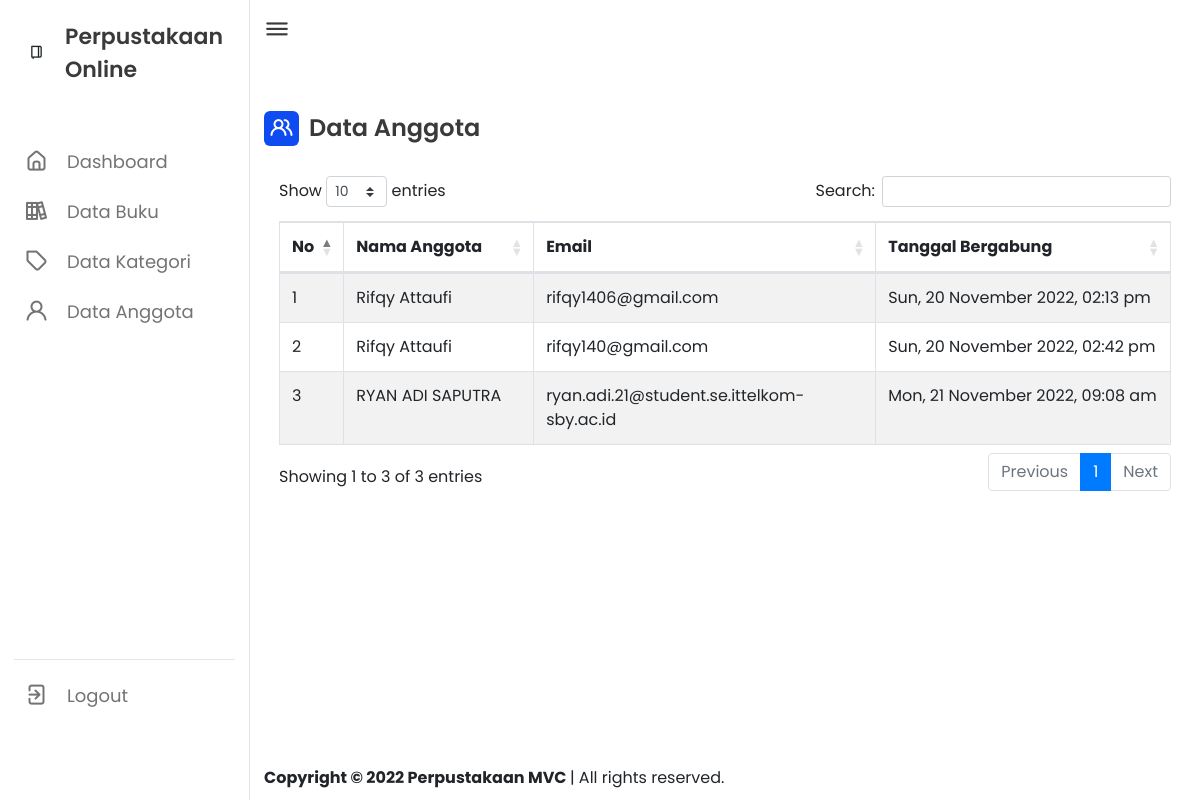
Before: /index.php/anggota with the older database file.
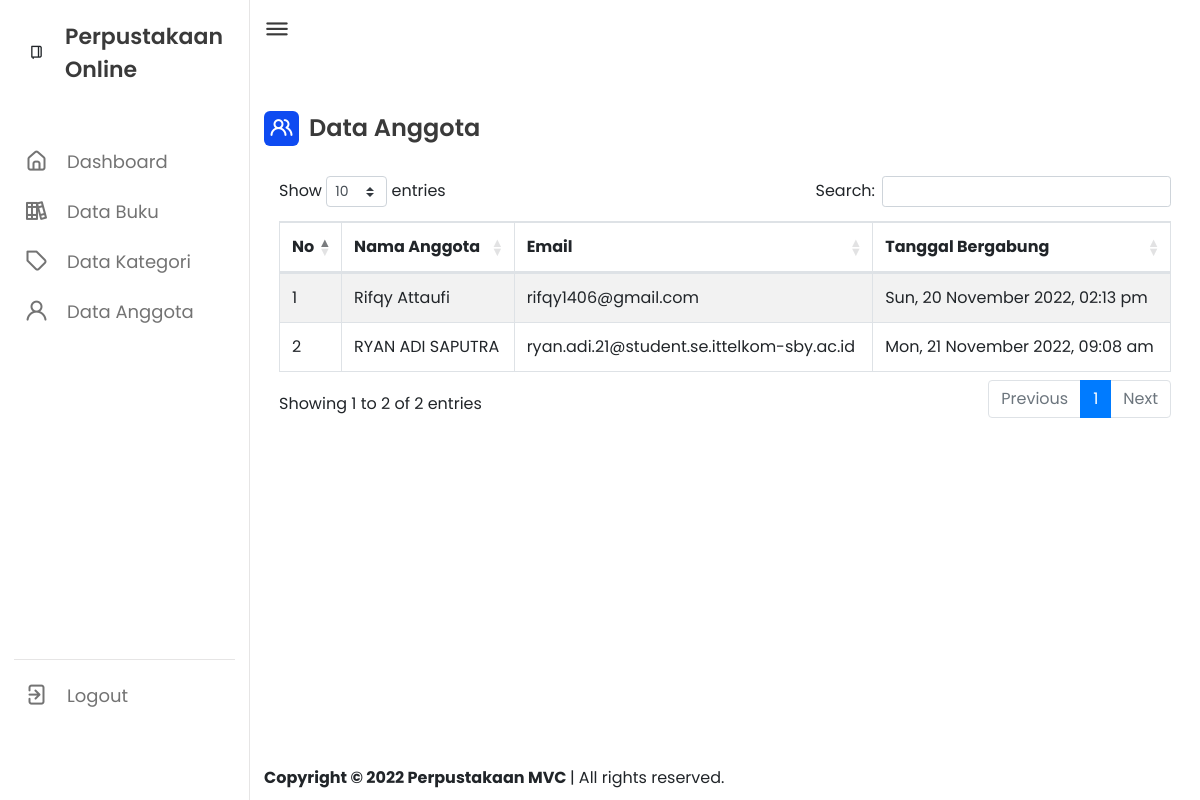
After: the same page with the newer database file.
### tables this page shows
CREATE TABLE `user` (
  `id` int(11) NOT NULL,
  `name` varchar(128) NOT NULL,
  `email` varchar(128) NOT NULL,
  `image` varchar(128) NOT NULL,
  `password` varchar(256) NOT NULL,
  `role` int(11) NOT NULL,
  `is_active` int(1) NOT NULL,
  `is_deleted` int(11) NOT NULL DEFAULT 0,
  `date_created` int(11) NOT NULL
);

### application/controllers/Anggota.php (called while the page is built, shortened)
<?php
class Anggota extends CI_Controller
{
	public function __construct()
	{
        $this->load->model('Anggota_model');
        $this->load->library('form_validation');
	}
    public function index()
    {
        $data['anggota'] = $this->Anggota_model->getAnggota();
        $this->load->view('panel/dash_header');
        $this->load->view('panel/dash_sidebar');
        $this->load->view('page/anggota/anggota', $data);
        $this->load->view('panel/dash_footer');
    }
}
?>

### index.php (called while the page is built, shortened)
<?php
require_once BASEPATH.'core/CodeIgniter.php';

### application/models/Anggota_model.php (called while the page is built, shortened)
<?php
class Anggota_model extends CI_Model
{
    public function getAnggota()
    {
        return $this->db->get_where('user', ['role' => 1, 'is_deleted' => 0])->result_array();
    }
}
?>

### application/views/page/anggota/anggota.php (the view, shortened to what this page needs)
<div class="dash-content">
    <div class="activity">
        <div class="wrap">
            <div class="title">
                <i class="uil uil-users-alt"></i>
                <span class="text">Data Anggota</span>
            </div>
        </div>
        <div class="col-lg-12 col-md-6">
            <table id="tb_anggota" class="table table-striped table-bordered" style="width:100%">
                <thead>
                    <tr>
                        <th>No</th>
                        <th>Nama Anggota</th>
                        <th>Email</th>
                        <th>Tanggal Bergabung</th>
                    </tr>
                </thead>
                <tbody>
                <?php $no = 1;
                    foreach ($anggota as $row) { ?>
                    <tr>
                        <td><?= $no++; ?></td>
                        <td><?= $row['name']; ?></td>
                        <td><?= $row['email']; ?></td>
                        <td><?php
                                $datestring = '%D, %d %F %Y, %h:%i %a';
                                echo mdate($datestring, $row['date_created']);
                            ?>
                        </td>
                    </tr>
                    <?php } ?>
                </tbody>
            </table>
        </div>
    </div>
</div>

Changed rows visible on the page:
no longer on this page (row edited): user: name "Rifqy Attaufi", email "rifqy140@gmail.com", date_created "Sun, 20 November 2022, 02:42 pm"
Other visible differences:
text written by a page script: "Show entries Search: Showing 1 to 3 of 3 entries Previous 1 Next" → "Show entries Search: Showing 1 to 2 of 2 entries Previous 1 Next"
